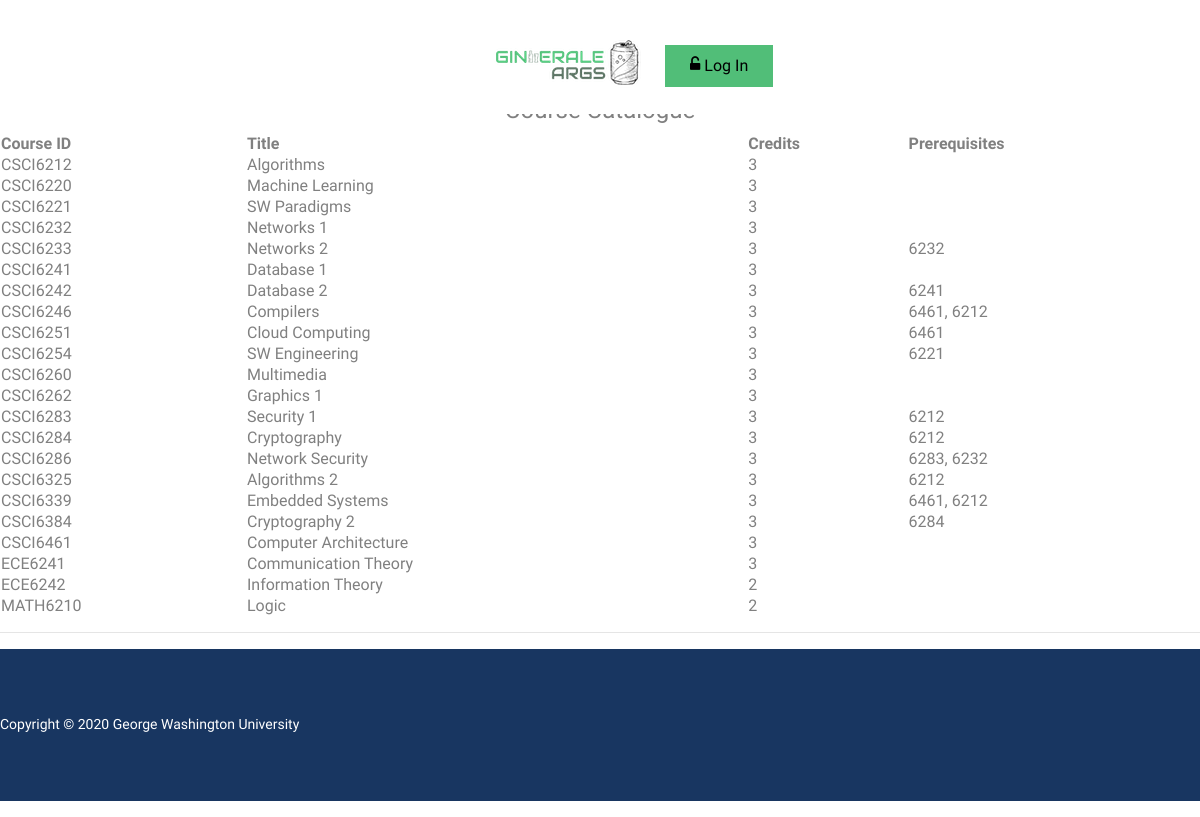
Screenshot of /ads/catalog.php with the database file from the repository.
### tables this page shows
CREATE TABLE course (
 courseid      varchar(8),
 title         varchar(30),
 credits       int,
 prereqone     int,
 prereqtwo     int,
 primary key (courseid)
);

### ads/header.php (called while the page is built, shortened)
<?php
  require_once('../php/header-meta.php');
  require_once('../php/header-body.php');
?>

### ads/catalog.php (the view, shortened to what this page needs)
<?php
	require_once('header.php');
  require_once('navmenu.php');
 	$dbc = mysqli_connect(DB_HOST, DB_USER, DB_PASSWORD, DB_NAME);
 	$query = "select * from course";
  $result= mysqli_query($dbc, $query);
  echo '<center><h4>Course Catalogue</h4></center><div>';
  if ($result->num_rows > 0)
    {
    echo '<table style="width:100%">';
    echo '<tr><th>Course ID</th><th>Title</th><th>Credits</th><th>Prerequisites</th></tr>';
    while($row = $result->fetch_assoc())
      {
        echo "<td>" . $row["courseid"]. "</td><td>" . $row["title"]. "</td><td>" . $row["credits"]. "</td>";
        if(isset($row["prereqone"])){
          echo "<td>". $row["prereqone"];
          if(isset($row["prereqtwo"])){
            echo ", ". $row["prereqtwo"];
          }
        }else{
          echo "<td>";
        }
        echo '</td></tr>';
      }
      echo '</table></div>';
  }
  else
  {
    echo "0 results";
  }
  require_once('footer.php');
?>

### php/header-meta.php (shortened to what this page needs)
<link rel="stylesheet" href="../fonts/icomoon/style.css">
<link rel="stylesheet" href="../css/bootstrap.min.css">
<link rel="stylesheet" href="../css/jquery-ui.css">
<link rel="stylesheet" href="../css/owl.carousel.min.css">
<link rel="stylesheet" href="../css/owl.theme.default.min.css">
<link rel="stylesheet" href="../css/owl.theme.default.min.css">
<link rel="stylesheet" href="../css/jquery.fancybox.min.css">
<link rel="stylesheet" href="../css/bootstrap-datepicker.css">
<link rel="stylesheet" href="../fonts/flaticon/font/flaticon.css">
<link rel="stylesheet" href="../css/aos.css">
<link href="../css/jquery.mb.YTPlayer.min.css" media="all" rel="stylesheet" type="text/css">
<link rel="stylesheet" href="../css/style.css">

### php/header-body.php (shortened to what this page needs)
<div data-spy="scroll" data-target=".site-navbar-target" data-offset="300">
  <div class="site-wrap">
    <header class="site-navbar py-4 js-sticky-header site-navbar-target" role="banner">
      <div class="container">
        <div class="d-flex align-items-center">
          <div class="mx-auto">
            <nav class="site-navigation position-relative text-right" role="navigation">
              <ul class="site-menu main-menu js-clone-nav mr-auto d-none d-lg-block">
                <li>
                  <div class="site-logo">
                  <a href="<?= $_SESSION["navlink-prefix"] ?>home.php" class="d-block">
                    <img src="../images/logo.png" alt="Image" class="img-fluid">
                  </a>
                  </div>
                </li>
			<?php
		        if (!isset($_SESSION['id'])) {
							echo'
								<li>
									<a href="' . $_SESSION["navlink-prefix"] . 'login.php" class="small btn btn-primary px-4 py-2 rounded-0">
										<span class="icon-unlock-alt"></span>
											Log In
									</a>
								</li>';
		         } else {
							 echo'
							  <li>
									<a href="' . $_SESSION["navlink-prefix"] . 'logout.php" style="Color: #FFFFFF;" class="small btn btn-primary rounded-2 px-4 py-2">Logout</a>
								</li>
							  ';
		         }
      		?>
			  </ul>
            </nav>
          </div>
        </div>
      </div>
    </header>
</div>

### ads/navmenu.php (shortened to what this page needs)
<?php
  if (isset($_SESSION['p_level'])) {
    echo '<a href="advising.php">Home</a> ';
    $admin  = "0";
    $graduatesecretary = "1";
    $chair = "2";
    $applicant = "3";
    $student = "4";
    $alumni = "5";
    $instructor = "6";
    $facultyreview = "7";
    $facultyadvisor = "8";
    require_once("utils.php");
    if(check_permissions(4)){
      echo '<a href="enrollment.php">View Enrollment</a> ';
      echo '<a href="form1.php">Form 1</a> ';
      echo '<a href="applygraduate.php">Apply to Graduate</a> ';
    }
    else if(check_permissions(5)){
      echo '<a href="enrollment.php">View Final Transcript</a> ';
    }
    else if(check_permissions(8)){
      echo '<a href="studentsel.php">Student Data</a> ';
    }
    else if(check_permissions(1)){
      echo '<a href="studentsel.php">Student Data</a> ';
    }
    else if(check_permissions(0)){
      echo '<a href="newuser.php">Create a New User</a> ';
      echo '<a href="studentsel.php">Student Data</a> ';
      echo '<a href="reset.php">Reset</a> ';
    }
    echo '<a href="changeinfo.php">Change Pers. Info</a> ';
    echo '<a href="logout.php">Log Out (' . $_SESSION['p_level'] . ')</a>';
  }
  else {
    echo '<a href="advising.php">Home</a> ';
    echo '<a href="login.php">Log In</a> ';
  }
?>

### ads/footer.php
  <hr />
  <p class="footer">Copyright &copy; 2020 George Washington University</p>
</body>
</html>

### css/style.css (style rules this page uses)
a { -webkit-transition: .3s all ease; -o-transition: .3s all ease; transition: .3s all ease; }
h1, h2, h3, h4, h5, .h1, .h2, .h3, .h4, .h5 { font-family: "Muli", -apple-system, BlinkMacSystemFont, "Segoe UI", Roboto, "Helvetica Neue", Arial, sans-serif, "Apple Color Emoji", "Segoe UI Emoji", "Segoe UI Symbol", "Noto Color Emoji"; }
.site-wrap:before { display: none; -webkit-transition: .3s all ease-in-out; -o-transition: .3s all ease-in-out; transition: .3s all ease-in-out; background: rgba(0, 0, 0, 0.6); content: ""; position: absolute; z-index: 2000; top: 0; left: 0; right: 0; bottom: 0; opacity: 0; visibility: hidden; }
.site-logo { position: relative; font-weight: 900; font-size: 1.3rem; }
.site-logo a { color: #000; }
.site-navbar { margin-bottom: 0px; z-index: 1999; position: absolute; width: 100%; }
.site-navbar .site-navigation .site-menu { margin-bottom: 0; }
.site-navbar .site-navigation .site-menu a { text-decoration: none !important; display: inline-block; }
.site-navbar .site-navigation .site-menu > li { display: inline-block; }
.site-navbar .site-navigation .site-menu > li > a { padding: 20px 20px; color: #000; display: inline-block; text-decoration: none !important; }
.sticky-wrapper .site-navbar { -webkit-transition: .3s all ease; -o-transition: .3s all ease; transition: .3s all ease; background: #fff; }
.sticky-wrapper .site-navbar .site-logo a { color: #000; }
.sticky-wrapper .site-navbar .site-menu > li { display: inline-block; }
.footer { padding: 4rem 0; background: #183661; font-size: 14px; color: #fff; }

### rows the page displays
course: courseid "CSCI6212", title "Algorithms", credits "3"
course: courseid "CSCI6220", title "Machine Learning", credits "3"
course: courseid "CSCI6221", title "SW Paradigms", credits "3"
course: courseid "CSCI6232", title "Networks 1", credits "3"
course: courseid "CSCI6233", title "Networks 2", credits "3", prereqone "6232"
course: courseid "CSCI6241", title "Database 1", credits "3"
course: courseid "CSCI6242", title "Database 2", credits "3", prereqone "6241"
course: courseid "CSCI6246", title "Compilers", credits "3", prereqone "6461", prereqtwo "6212"
course: courseid "CSCI6251", title "Cloud Computing", credits "3", prereqone "6461"
course: courseid "CSCI6254", title "SW Engineering", credits "3", prereqone "6221"
course: courseid "CSCI6260", title "Multimedia", credits "3"
course: courseid "CSCI6262", title "Graphics 1", credits "3"
course: courseid "CSCI6283", title "Security 1", credits "3", prereqone "6212"
course: courseid "CSCI6284", title "Cryptography", credits "3", prereqone "6212"
course: courseid "CSCI6286", title "Network Security", credits "3", prereqone "6283", prereqtwo "6232"
course: courseid "CSCI6325", title "Algorithms 2", credits "3", prereqone "6212"
course: courseid "CSCI6339", title "Embedded Systems", credits "3", prereqone "6461", prereqtwo "6212"
course: courseid "CSCI6384", title "Cryptography 2", credits "3", prereqone "6284"
course: courseid "CSCI6461", title "Computer Architecture", credits "3"
course: courseid "ECE6241", title "Communication Theory", credits "3"
course: courseid "ECE6242", title "Information Theory", credits "2"
course: courseid "MATH6210", title "Logic", credits "2"
